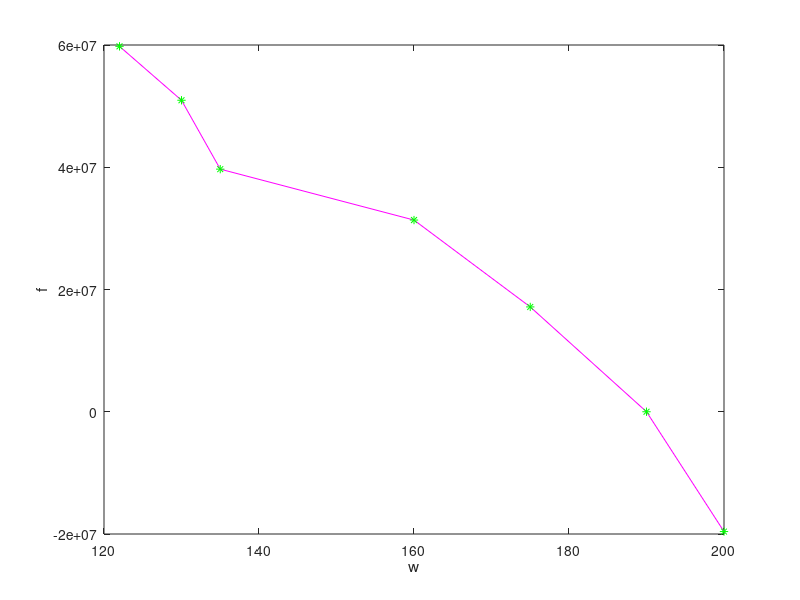

The MATLAB script that drew this image:
z=1:7;
w=[122,130,135,160,175,190,200];
n=length(w);


h=(w(7)-w(1));
f(z)=(10^3)*(9.8)*w(z).*(6-z).*10; 
%f(z) de 1 a 7
%para ocupar el f real de un numero ocupar faux(numero,f)
%con f(x0)
s=0;


for i=2:n-1 
    
    s=s+f(i);

end
trap=(h/2)*(w(1)+2*s+w(7))

plot(w,f,'m')
hold on
plot(w,f,'g*')
xlabel('w')
ylabel('f')

